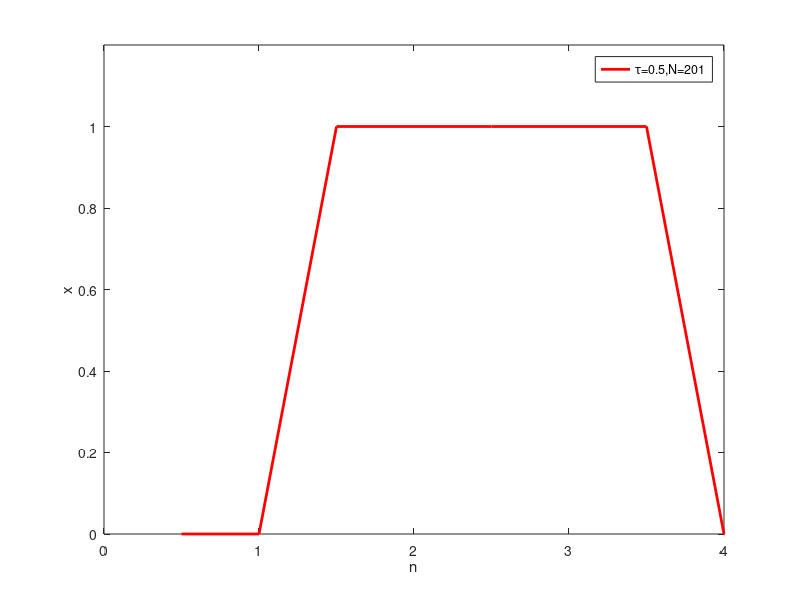
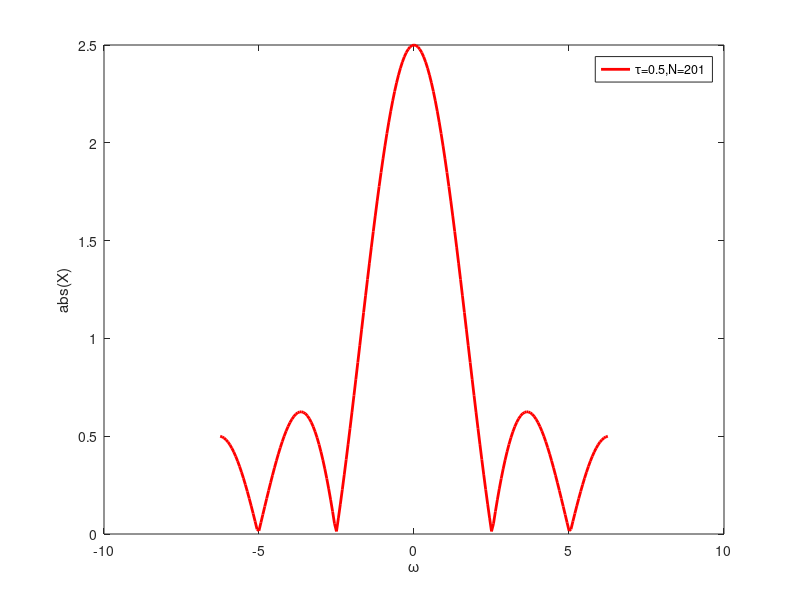

Write MATLAB code to recreate these figures, in order.
clc;
clear;

tau=0.5;
N=201;
x=[zeros(1,1/tau) ones(1,2/tau+1) zeros(1,N-3/tau-1)];
figure(1);
plot([1:N]*tau,x,'r-','LineWidth',2),xlabel('n'),ylabel('x');axis([0 4 0 1.2]),legend('\tau=0.5,N=201');

y=fftshift(fft(x));
X=tau*y;
lb=(1-N)*pi/N/tau;
ub=(N-1)*pi/N/tau;
step=2*pi/N/tau;
figure(2);
plot(lb:step:ub,abs(X),'r-','LineWIdth',2);
xlabel('\omega');ylabel('abs(X)');
legend('\tau=0.5,N=201');